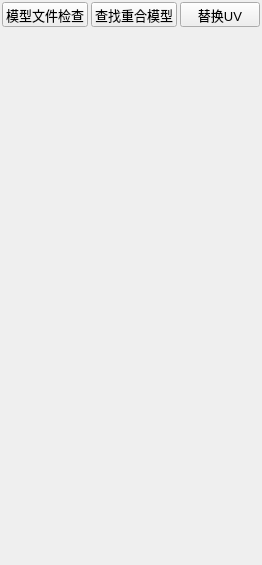
    <widget class="QWidget" name="tab_MDL">
     <attribute name="title">
      <string>MDL</string>
     </attribute>
     <layout class="QVBoxLayout" name="verticalLayout_10">
      <property name="spacing">
       <number>2</number>
      </property>
      <property name="margin">
       <number>2</number>
      </property>
      <item>
       <layout class="QHBoxLayout" name="horizontalLayout_10">
        <property name="spacing">
         <number>3</number>
        </property>
        <item>
         <widget class="QPushButton" name="MDL_btn_inspect">
          <property name="minimumSize">
           <size>
            <width>0</width>
            <height>25</height>
           </size>
          </property>
          <property name="font">
           <font>
            <pointsize>10</pointsize>
            <weight>50</weight>
            <bold>false</bold>
           </font>
          </property>
          <property name="text">
           <string>模型文件检查</string>
          </property>
         </widget>
        </item>
        <item>
         <widget class="QPushButton" name="MDL_btn_findCoincidentGeometry">
          <property name="minimumSize">
           <size>
            <width>0</width>
            <height>25</height>
           </size>
          </property>
          <property name="maximumSize">
           <size>
            <width>16777215</width>
            <height>25</height>
           </size>
          </property>
          <property name="font">
           <font>
            <pointsize>10</pointsize>
            <weight>50</weight>
            <bold>false</bold>
           </font>
          </property>
          <property name="styleSheet">
           <string notr="true"/>
          </property>
          <property name="text">
           <string>查找重合模型</string>
          </property>
         </widget>
        </item>
        <item>
         <widget class="QPushButton" name="MDL_btn_ReplaceUV">
          <property name="minimumSize">
           <size>
            <width>0</width>
            <height>25</height>
           </size>
          </property>
          <property name="maximumSize">
           <size>
            <width>16777215</width>
            <height>25</height>
           </size>
          </property>
          <property name="font">
           <font>
            <pointsize>10</pointsize>
            <weight>50</weight>
            <bold>false</bold>
           </font>
          </property>
          <property name="styleSheet">
           <string notr="true"/>
          </property>
          <property name="text">
           <string>替换UV</string>
          </property>
         </widget>
        </item>
       </layout>
      </item>
      <item>
       <spacer name="verticalSpacer_2">
        <property name="orientation">
         <enum>Qt::Vertical</enum>
        </property>
        <property name="sizeHint" stdset="0">
         <size>
          <width>20</width>
          <height>536</height>
         </size>
        </property>
       </spacer>
      </item>
     </layout>
    </widget>
